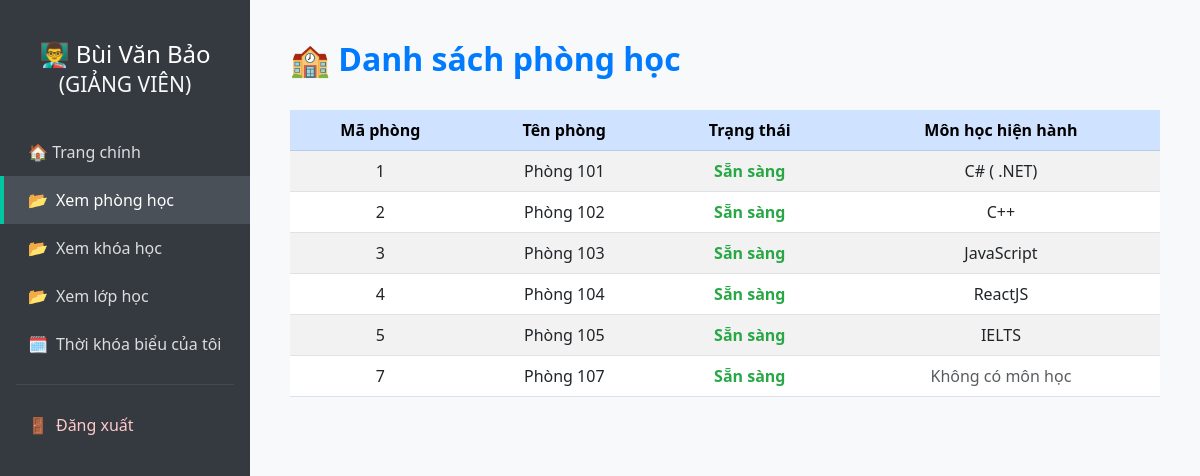
/view-rooms (signed in), run on the app's committed database.
### tables this page shows
CREATE TABLE users (
            id INTEGER PRIMARY KEY AUTOINCREMENT,
            full_name TEXT NOT NULL,
            email TEXT NOT NULL UNIQUE,
            password TEXT NOT NULL,
            role TEXT NOT NULL CHECK (role IN ('student', 'teacher', 'admin')),
            dob DATE,                
            phone TEXT,             
            gender TEXT CHECK (gender IN ('male', 'female', 'other')), 
            cccd TEXT              
        , image TEXT);

CREATE TABLE rooms (
            id INTEGER PRIMARY KEY AUTOINCREMENT,
            name TEXT NOT NULL UNIQUE,
            status TEXT NOT NULL CHECK (status IN ('available', 'occupied', 'maintenance'))
        );

### app.py (the view)
@app.route('/view-rooms')
@login_required
def view_rooms():
    conn = sqlite3.connect('database.db')
    cursor = conn.cursor()
    query = """
        select r.id, r.name, r.status, co.name as course_name, u.full_name as teacher_name
        from rooms r
        left join classes c on r.id = c.room_id
        left join courses co on c.course_id = co.id
        left join users u on c.teacher_id = u.id
        group by r.id
    """
    rooms = cursor.execute(query).fetchall()
    conn.close()
    return render_template('view_rooms.html', rooms=rooms, user =current_user)

### app.py (called while the page is built)
@login_manager.user_loader
def load_user(user_id):
    conn = sqlite3.connect('database.db')
    cursor = conn.cursor()
    cursor.execute("SELECT id, full_name, email, role, image FROM users WHERE id = ?", (user_id,))
    row = cursor.fetchone()
    conn.close()
    if row:
        return User(*row)
    return None

### templates/view_rooms.html (shortened to what this page needs)
<!DOCTYPE html>
<html lang="vi">
<head>
  <link href="https://cdn.jsdelivr.net/npm/bootstrap@5.3.0/dist/css/bootstrap.min.css" rel="stylesheet">
</head>
<body>
<div class="sidebar">
  {%if user.role == 'admin' %}
    <h4>🎓 {{ user.full_name }}<br><small class="text-light">(ADMIN)</small></h4>
  {% elif user.role == 'teacher' %}
    <h4>👨‍🏫 {{ user.full_name }}<br><small class="text-light">(GIẢNG VIÊN)</small></h4>
  {% else %}
    <h4>👩‍🎓 {{ user.full_name }}<br><small class="text-light">(Sinh viên)</small></h4>
  {% endif %}
  <a href="/dashboard" >🏠 Trang chính</a>
  <a href="{{ url_for('view_rooms') }}" class="active"><span class="icon">📂</span>Xem phòng học</a>
  <a href="{{ url_for('view_courses') }}"><span class="icon">📂</span>Xem khóa học</a>
  <a href="{{ url_for('view_classes') }}" ><span class="icon">📂</span>Xem lớp học</a>
  {%if user.role == 'teacher' %}
  <a href="{{ url_for('teacher_schedule') }}"><span class="icon">🗓️</span>Thời khóa biểu của tôi</a>
  {% endif %}
  <hr class="text-secondary mx-3">
  <a href="{{ url_for('logout') }}" class="logout-link"><span class="icon">🚪</span>Đăng xuất</a>
</div>
<div class="main-content">
  <h2>🏫 Danh sách phòng học</h2>
  <div class="table-responsive">
    <table class="table table-striped table-hover">
      <thead class="table-primary">
        <tr>
          <th>Mã phòng</th>
          <th>Tên phòng</th>
          <th>Trạng thái</th>
          <th>Môn học hiện hành</th>
        </tr>
      </thead>
      <tbody>
        {% for room in rooms %}
        <tr>
          <td>{{ room[0] }}</td>
          <td>{{ room[1] }}</td>
          <td>
            {% if room[2] == 'available' %}
              <span class="status-available">Sẵn sàng</span>
            {% elif room[2] == 'occupied' %}
              <span class="status-occupied">Đang sử dụng</span>
            {% elif room[2] == 'maintenance' %}
              <span class="status-maintenance">Bảo trì</span>
            {% else %}
              {{ room[2] }}
            {% endif %}
          </td>
          <td>
            {% if room[3] %}
              {{ room[3] }}
            {% else %}
              <span class="text-muted">Không có môn học</span>
            {% endif %}
          </td>
        </tr>
        {% endfor %}
      </tbody>
    </table>
  </div>
</div>
</body>
</html>

### templates/view_rooms.html (style rules this page uses)
body { margin: 0; font-family: 'Segoe UI', sans-serif; background: #f8f9fa; }
.sidebar { width: 250px; min-height: 100vh; background: #343a40; padding-top: 40px; position: fixed; left: 0; top: 0; }
.sidebar a { display: block; padding: 12px 24px; color: #ddd; text-decoration: none; border-left: 4px solid transparent; transition: all 0.2s ease-in-out; }
.sidebar h4 { color: #fff; text-align: center; margin-bottom: 30px; }
.sidebar a:hover, .sidebar a.active { background: #495057; border-left: 4px solid #00c6a2; color: #fff; }
.sidebar .icon { margin-right: 8px; }
.logout-link { color: #ffc9cc !important; }
.main-content { margin-left: 250px; padding: 40px; }
h2 { font-weight: bold; margin-bottom: 32px; color: #007bff; }
.table th { font-weight: 600; text-align: center; }
.table td { text-align: center; }
.status-available { color: #28a745; font-weight: 600; }

### data on the page
users: full_name "Bùi Văn Bảo"
rooms: id "1", name "Phòng 101", status "Sẵn sàng", room "C# ( .NET)"
rooms: id "2", name "Phòng 102", status "Sẵn sàng", room "C++"
rooms: id "3", name "Phòng 103", status "Sẵn sàng", room "JavaScript"
rooms: id "4", name "Phòng 104", status "Sẵn sàng", room "ReactJS"
rooms: id "5", name "Phòng 105", status "Sẵn sàng", room "IELTS"
rooms: id "7", name "Phòng 107", status "Sẵn sàng", shows "Không có môn học"
